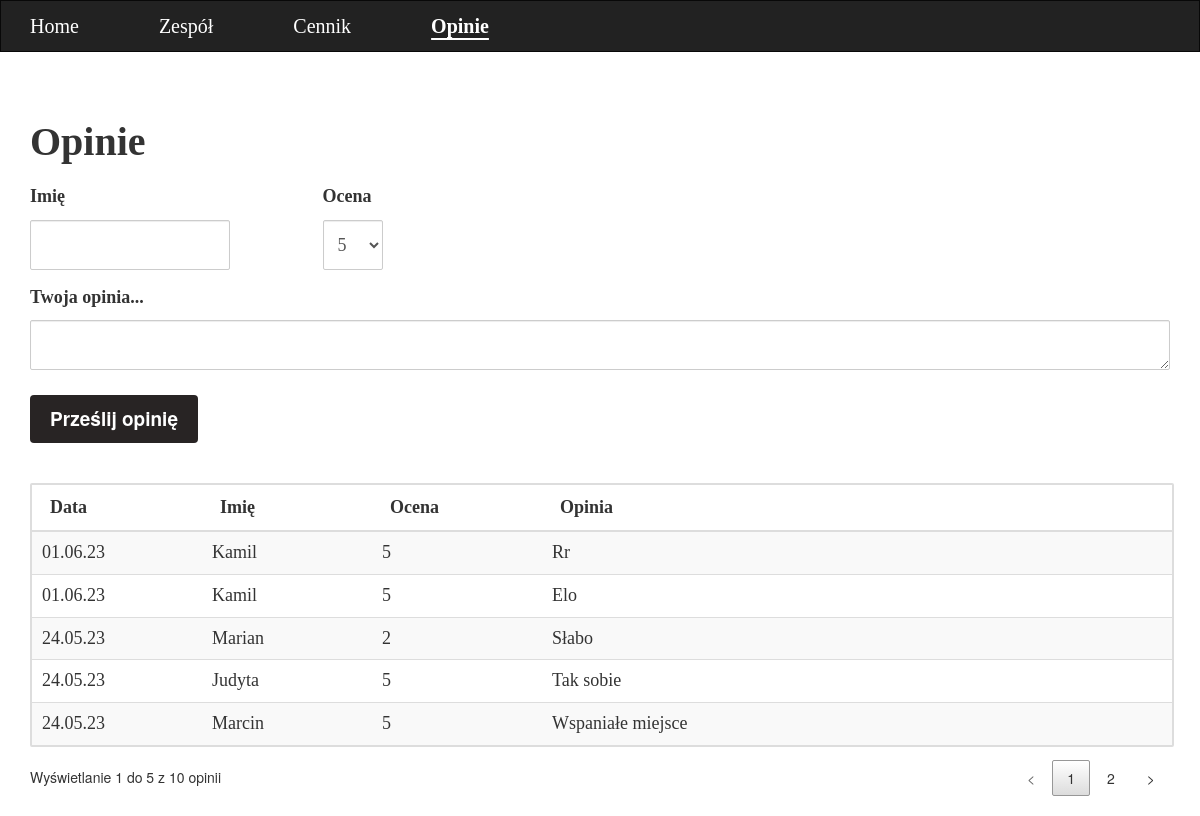
The app's page /opinie, older data.
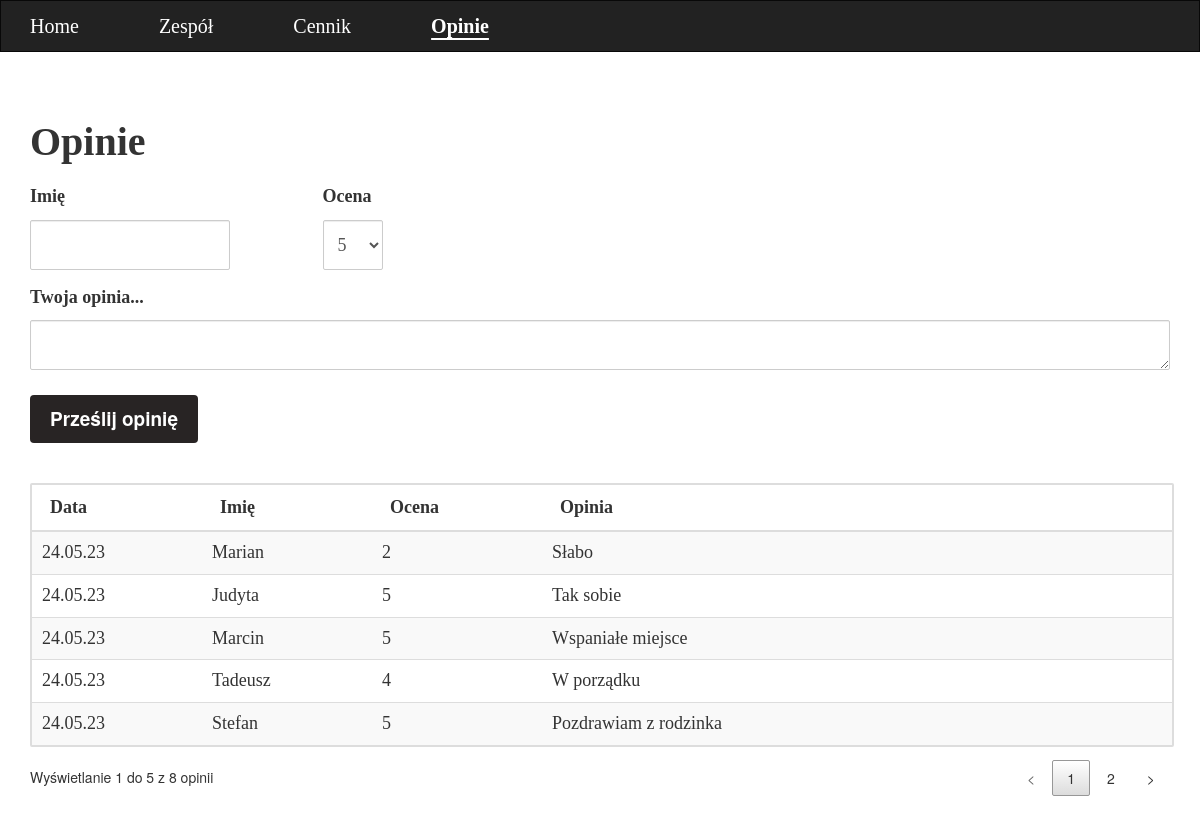
The same page, newer data.
### website/models.py (models this page shows)
class Opinion(db.Model):
    __tablename__ = 'opinions'
    id = db.Column(db.Integer, primary_key=True)
    date = db.Column(db.DateTime(timezone=True), default=func.now())
    name = db.Column(db.String(50), nullable=False)
    rating = db.Column(db.Integer, nullable=False)
    opinion = db.Column(db.String(500), nullable=False)

### website/views.py (the view, shortened to what this page needs)
@views.route('/opinie', methods=['GET', 'POST'])
def opinions():
    form = OpinionForm()
    opinion_list = Opinion.query.order_by(Opinion.date.desc()).all()   # zapytanie do bazy pobierające wszystkie obiekty
    return render_template('opinions.html', current_page='opinie', form=form, opinion_list=opinion_list)

### website/forms.py
class OpinionForm(FlaskForm):
    def capitalize_first_letter(form, field):  # funkcja zmieniająca pierwszą literę imienia i opinii na wielką
        field.data = field.data.capitalize()
    rating = SelectField('Ocena', choices=[(str(i), str(i)) for i in range(5, 0, -1)], validators=[DataRequired()])
    name = StringField('Imię', validators=[DataRequired(), Length(max=50), capitalize_first_letter])
    opinion = TextAreaField('Twoja opinia...', validators=[DataRequired(), Length(max=500), capitalize_first_letter])
    submit = SubmitField('Prześlij opinię')

### website/templates/opinions.html (shortened to what this page needs)
{% extends "base.html" %}
{% import "bootstrap/wtf.html" as wtf %}
{% block content %}
<div class="container" style="padding-top: 100px;">
  <h1 class="header">Opinie</h1>
  <form class="form-group" method="POST">
    <div class="row">
      <div class="col-md-3">
        {{ wtf.form_field(form.name, class="form-control") }}
      </div>
      <div class="col-md-3">
        {{ wtf.form_field(form.rating, class="form-control") }}
      </div>
    </div>
    {{ wtf.form_field(form.opinion, class="form-control") }}
    {{ wtf.form_field(form.submit, class="btn") }}
  </form>
  <table id="opinion-table" class="table table-striped">
    <thead>
      <tr>
        <th>Data</th>
        <th>Imię</th>
        <th>Ocena</th>
        <th>Opinia</th>
      </tr>
    </thead>
    <tbody>
      {% for opinion in opinion_list %}
      <tr>
        <td>{{ opinion.date.strftime('%d.%m.%y') }}</td>
        <td>{{ opinion.name }}</td>
        <td>{{ opinion.rating }}</td>
        <td>{{ opinion.opinion }}</td>
      </tr>
      {% endfor %}
    </tbody>
  </table>
</div>
<link rel="stylesheet" href="{{ url_for('static', filename='jquery.dataTables.min.css') }}">
{% endblock %}

### website/templates/base.html (shortened to what this page needs)
{% extends "bootstrap/base.html" %}
{% block navbar %}
<div class="navbar navbar-inverse" role="navigation">
    <div class="container">
        <div class="navbar-header">
            {% if current_page == 'home' %}
                <a class="navbar-brand" href="/" style="font-weight: bold; text-decoration: underline; text-decoration-thickness: 2px; text-underline-offset: 5px;">Home</a>
            {% else %}
                <a class="navbar-brand" href="/">Home</a>
            {% endif %}
        </div>
        <div class="navbar-collapse collapse">
            <ul class="nav navbar-nav">
                {% if current_page == 'zespol' %}
                    <li><a href="/zespol" style="font-weight: bold; text-decoration: underline; text-decoration-thickness: 2px; text-underline-offset: 5px;">Zespół</a></li>
                {% else %}
                    <li><a href="/zespol">Zespół</a></li>
                {% endif %}
            </ul>
            <ul class="nav navbar-nav">
                {% if current_page == 'cennik' %}
                    <li><a href="/cennik" style="font-weight: bold; text-decoration: underline; text-decoration-thickness: 2px; text-underline-offset: 5px;">Cennik</a></li>
                {% else %}
                    <li><a href="/cennik">Cennik</a></li>
                {% endif %}
            </ul>
            <ul class="nav navbar-nav">
                {% if current_page == 'opinie' %}
                    <li><a href="/opinie" style="font-weight: bold; text-decoration: underline; text-decoration-thickness: 2px; text-underline-offset: 5px;">Opinie</a></li>
                {% else %}
                    <li><a href="/opinie">Opinie</a></li>
                {% endif %}
            </ul>
        </div>
    </div>
</div>
{% endblock %}

### website/templates/base.html (style rules this page uses)
.navbar { border-radius: 0px; position: fixed; top: 0; width: 100%; z-index: 100; font-family: 'Verdana'; }
.nav.navbar-nav li a, .navbar-brand { font-size: 20px; float: left; margin-right: 50px; color: white !important; }

### website/templates/opinions.html (style rules this page uses)
.header { font-family: 'Verdana'; font-size: 40px; font-weight: bold; margin-bottom: 20px; }
table.dataTable { font-family: 'Verdana'; font-size: 18px; border: 2px solid #ddd; border-radius: 2px; margin-bottom: 10px !important; margin-top: 40px !important; }
table.dataTable td:nth-child(1), table.dataTable td:nth-child(2), table.dataTable td:nth-child(3) { width: 150px; max-width: 200px; word-break: break-all; }
.form-control { font-family: 'Verdana'; border-radius: 2px; font-size: 18px; padding: 10px; width: 100%; }
.form-group label { font-family: 'Verdana'; font-size: 18px; font-weight: 600; margin-bottom: 10px; }
.form-group .form-control#name { width: 200px; height: 50px; padding: 10px; margin-bottom: 10px; }
.form-group .form-control#rating { width: 60px; height: 50px; padding: 10px; margin-bottom: 10px; }
.form-group .form-control#opinion { width: 100%; height: 50px; padding: 10px; margin-bottom: 10px; }
.btn { background-color: #282424; color: white; font-weight: 600; border: none; padding: 10px 20px; cursor: pointer; font-size: 19px; align-self: center; margin-top: 10px; }

Row changes from the older to the newer data that the page shows:
removed Opinion: date "01.06.23", name "Kamil", rating "5", opinion "Rr"
removed Opinion: date "01.06.23", name "Kamil", rating "5", opinion "Elo"
now on this page (row unchanged): Opinion: date "24.05.23", name "Tadeusz", rating "4", opinion "W porządku"
now on this page (row unchanged): Opinion: date "24.05.23", name "Stefan", rating "5", opinion "Pozdrawiam z rodzinka"
Text that changed along with them:
text written by a page script: "Wyświetlanie 1 do 5 z 10 opinii < 1 2 >" → "Wyświetlanie 1 do 5 z 8 opinii < 1 2 >"
